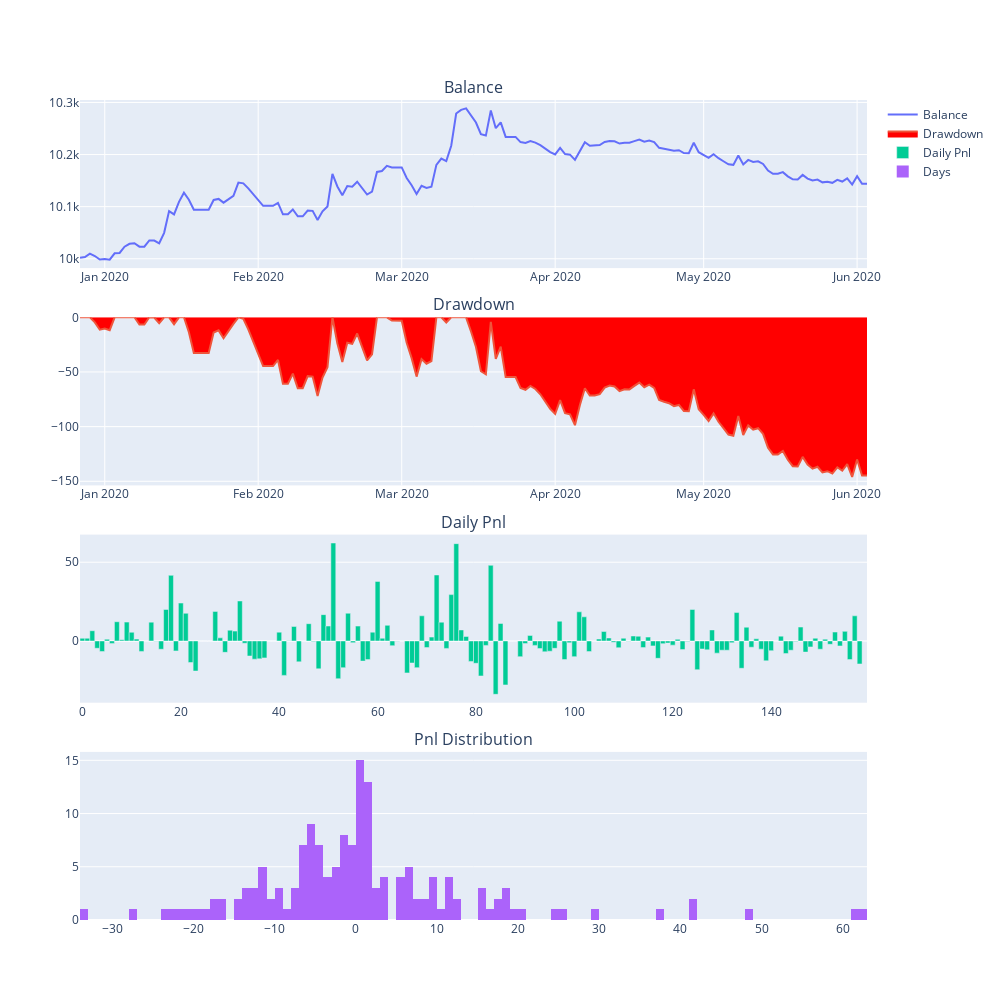

Notebook code cell kept with this figure:
### Code cell
df1 = run_backtesting(RsiAdaptStrategy,setting=setting_rsiadapt1)

### Figure 1 — Plotly figure (JSON) as saved in the notebook; plotly's stock layout.template omitted (floating-point values rounded to 4 significant figures; data arrays with more than 128 entries replaced by an {"elided": "..."} marker saying what was removed)
{"data": [{"mode": "lines", "name": "Balance", "type": "scatter", "x": {"elided": "160 str values"}, "xaxis": "x", "y": {"elided": "160 float values"}, "yaxis": "y"}, {"fill": "tozeroy", "fillcolor": "red", "mode": "lines", "name": "Drawdown", "type": "scatter", "x": {"elided": "160 str values"}, "xaxis": "x2", "y": {"elided": "160 float values"}, "yaxis": "y2"}, {"name": "Daily Pnl", "type": "bar", "xaxis": "x3", "y": {"elided": "160 float values"}, "yaxis": "y3"}, {"name": "Days", "nbinsx": 100, "type": "histogram", "x": {"elided": "160 float values"}, "xaxis": "x4", "yaxis": "y4"}], "layout": {"annotations": [{"font": {"size": 16}, "showarrow": false, "text": "Balance", "x": 0.5, "xanchor": "center", "xref": "paper", "y": 1, "yanchor": "bottom", "yref": "paper"}, {"font": {"size": 16}, "showarrow": false, "text": "Drawdown", "x": 0.5, "xanchor": "center", "xref": "paper", "y": 0.735, "yanchor": "bottom", "yref": "paper"}, {"font": {"size": 16}, "showarrow": false, "text": "Daily Pnl", "x": 0.5, "xanchor": "center", "xref": "paper", "y": 0.47, "yanchor": "bottom", "yref": "paper"}, {"font": {"size": 16}, "showarrow": false, "text": "Pnl Distribution", "x": 0.5, "xanchor": "center", "xref": "paper", "y": 0.205, "yanchor": "bottom", "yref": "paper"}], "height": 1000, "width": 1000, "xaxis": {"anchor": "y", "domain": [0, 1]}, "xaxis2": {"anchor": "y2", "domain": [0, 1]}, "xaxis3": {"anchor": "y3", "domain": [0, 1]}, "xaxis4": {"anchor": "y4", "domain": [0, 1]}, "yaxis": {"anchor": "x", "domain": [0.795, 1]}, "yaxis2": {"anchor": "x2", "domain": [0.53, 0.735]}, "yaxis3": {"anchor": "x3", "domain": [0.265, 0.47]}, "yaxis4": {"anchor": "x4", "domain": [0, 0.205]}}}
